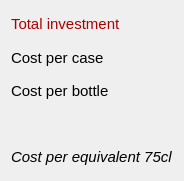
         <widget class="QWidget" name="verticalLayoutWidget_14">
          <property name="geometry">
           <rect>
            <x>1180</x>
            <y>210</y>
            <width>171</width>
            <height>181</height>
           </rect>
          </property>
          <layout class="QVBoxLayout" name="verticalLayout_14">
           <item>
            <widget class="QLabel" name="label_12">
             <property name="font">
              <font>
               <family>Arial</family>
               <pointsize>11</pointsize>
               <weight>50</weight>
               <bold>false</bold>
              </font>
             </property>
             <property name="text">
              <string>&lt;html&gt;&lt;head/&gt;&lt;body&gt;&lt;p&gt;&lt;span style=&quot; color:#aa0000;&quot;&gt;Total investment&lt;/span&gt;&lt;/p&gt;&lt;/body&gt;&lt;/html&gt;</string>
             </property>
             <property name="textFormat">
              <enum>Qt::RichText</enum>
             </property>
            </widget>
           </item>
           <item>
            <widget class="QLabel" name="label_36">
             <property name="font">
              <font>
               <family>Arial</family>
               <pointsize>11</pointsize>
              </font>
             </property>
             <property name="text">
              <string>Cost per case</string>
             </property>
            </widget>
           </item>
           <item>
            <widget class="QLabel" name="label_37">
             <property name="font">
              <font>
               <family>Arial</family>
               <pointsize>11</pointsize>
              </font>
             </property>
             <property name="text">
              <string>Cost per bottle</string>
             </property>
            </widget>
           </item>
           <item>
            <widget class="QLabel" name="label_38">
             <property name="font">
              <font>
               <family>Arial</family>
               <pointsize>11</pointsize>
               <italic>true</italic>
              </font>
             </property>
             <property name="text">
              <string/>
             </property>
            </widget>
           </item>
           <item>
            <widget class="QLabel" name="label_39">
             <property name="font">
              <font>
               <family>Arial</family>
               <pointsize>11</pointsize>
               <italic>true</italic>
              </font>
             </property>
             <property name="text">
              <string>Cost per equivalent 75cl</string>
             </property>
            </widget>
           </item>
          </layout>
         </widget>
